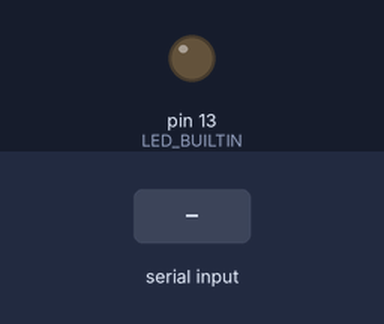
A sketch run on a simulated Arduino Uno, built with avr-gcc and run on an emulated ATmega328P. On the bench: output pins drawn as LEDs (lit = HIGH). Inputs (shaded band) come from the test bench.

Above: at 1.2 s.
1.3 s: "1" received over Serial
At 2.4 s:
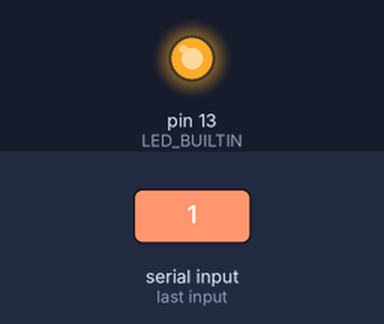
2.8 s: "0" received over Serial
At 3.5 s:
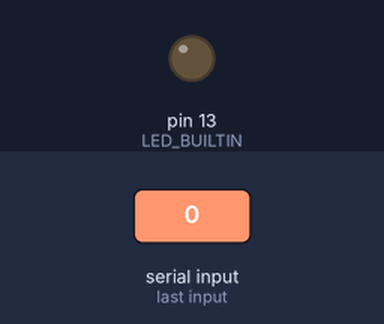
Timing chart, 0 to 5.8 s (numbered marks = the images above; inputs shaded):
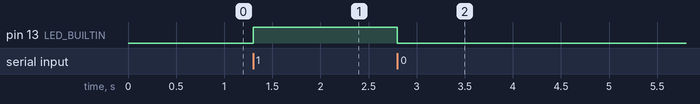

Measured:
- after the input at 1.3 s, pin 13 (LED_BUILTIN): LOW → HIGH at once
- after the input at 2.8 s, pin 13 (LED_BUILTIN): HIGH → LOW at once

The sketch:

sketch_control_led_by_serial.ino
```cpp
int incomingByte = 0;

void setup() {
  Serial.begin(9600);
  pinMode(LED_BUILTIN, OUTPUT);
}

void loop() {
  if (Serial.available() > 0) {
    incomingByte = Serial.read();
    if (incomingByte == 49){
      digitalWrite(LED_BUILTIN, HIGH);
    } else if (incomingByte == 48){
      digitalWrite(LED_BUILTIN, LOW);
    }
  }
}
```
